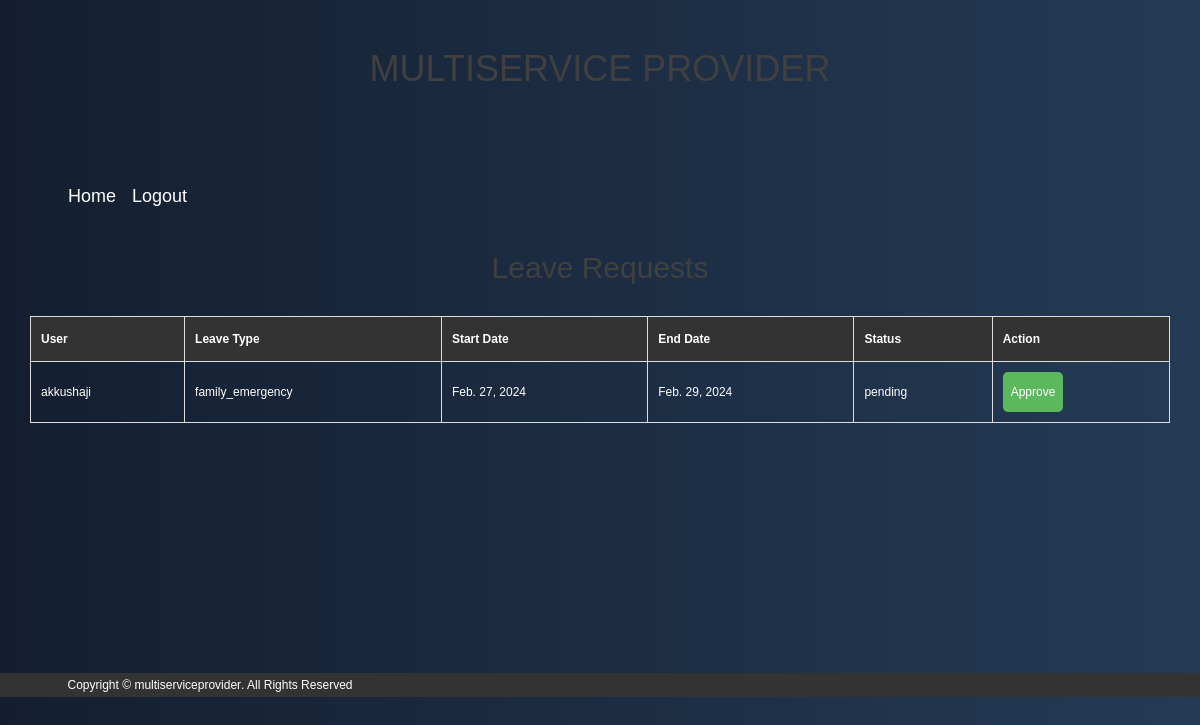
Screenshot of /leave_requests/21/ (signed in) with the database file from the repository.
### app1/models.py (models this page shows)
class WorkerLeaveapplication(models.Model):
    leaveid = models.AutoField(primary_key=True)
    user = models.ForeignKey(MyUser, on_delete=models.CASCADE, related_name='worker_leave')
    LEAVE_TYPES = (
        ('medical', 'Medical'),
        ('family_emergency', 'FamilyEmergency'),
        ('other', 'Other'),
    )
    leavetype = models.CharField(max_length=20, choices=LEAVE_TYPES)
    start_date = models.DateField()
    end_date = models.DateField()
    status = models.CharField(max_length=20, default='pending')

class MyUser(AbstractUser):
    email = models.EmailField(unique=True)
    password = models.CharField(max_length=128, default="")
    role = models.CharField(max_length=15, default='client')
    userid = models.AutoField(primary_key=True)

### app1/views.py (the view)
# urls.py: path('leave_requests/<int:provider_id>/', leave_requests, name='leave_requests'),
@login_required
def leave_requests(request, provider_id):
    try:
        branch_manager = BranchManager.objects.get(user=provider_id)
        branch_manager_assignment = BranchManagerAssignment.objects.get(manager=branch_manager)
        branch = branch_manager_assignment.branch
        workers_in_branch = Worker.objects.filter(branchid=branch)
        leave_requests = WorkerLeaveapplication.objects.filter(user__in=workers_in_branch.values('user'), status='pending')
        context = {
            'leave_requests': leave_requests,
            'provider_id': provider_id,
        }
        return render(request, 'leave_requests.html', context)
    except (BranchManager.DoesNotExist, BranchManagerAssignment.DoesNotExist):
        return render(request, 'managerpage')
    except BranchManagerAssignment.DoesNotExist:
        return redirect('managerpage')
    except Branch.DoesNotExist:
        return redirect('managerpage')

### app1/templates/leave_requests.html (shortened to what this page needs)
{% load static %}
<!DOCTYPE html>
<html lang="en">
<head>
    <link rel="stylesheet" href="{% static 'userassets/css/bootstrap.min.css' %}">
    <link rel="stylesheet" href="{% static 'userassets/css/font-awesome.min.css' %}">
    <link rel="stylesheet" href="{% static 'userassets/css/style.css' %}">
</head>
<body>
<header class="header-area header-sticky">
    <div class="header-container">
        <div class="row">
            <div class="col-lg-12">
                <div class="logo text-center">
                    <h1><a href="providerpage" class="logo-text">MULTISERVICE <span class="provider-text">PROVIDER</span></a></h1>
                </div>
            </div>
            <div class="col-lg-12">
                <nav class="navbar navbar-expand-lg navbar-dark">
                    <div class="collapse navbar-collapse" id="navbarNav">
                        <ul class="navbar-nav ml-auto">
                            <li class="nav-item">
                                <a class="nav-link" href="managerpage">Home</a>
                            </li>
                            <li class="nav-item">
                                <a class="nav-link" href="{% url 'provider_logout' %}">Logout</a>
                            </li>
                        </ul>
                    </div>
                </nav>
            </div>
        </div>
    </div>
</header>
    <div class="container">
        <h2>Leave Requests</h2>
        {% if leave_requests %}
            <table>
                <thead>
                    <tr>
                        <th>User</th>
                        <th>Leave Type</th>
                        <th>Start Date</th>
                        <th>End Date</th>
                        <th>Status</th>
                        <th>Action</th>
                    </tr>
                </thead>
                <tbody>
                    {% for leave_request in leave_requests %}
                        <tr>
                            <td>{{ leave_request.user.username }}</td>
                            <td>{{ leave_request.leavetype }}</td>
                            <td>{{ leave_request.start_date }}</td>
                            <td>{{ leave_request.end_date }}</td>
                            <td>{{ leave_request.status }}</td>
                            <td>
                                {% if leave_request.status == 'pending' %}
                                    <form method="post" action="{% url 'approve_leave' leave_request.leaveid %}">
                                        <button type="submit">Approve</button>
                                    </form>
                                {% else %}
                                    N/A
                                {% endif %}
                            </td>
                        </tr>
                    {% endfor %}
                </tbody>
            </table>
        {% else %}
            <p>No leave requests found.</p>
        {% endif %}
    </div>
    <footer class="footer-widget-area">
        <div class="container">
            <div class="row">
                <div class="col-lg-4 col-md-2">
                    <div class="footer-text-bottom">
                        <p>Copyright &copy; <a href="#">multiserviceprovider</a>. All Rights Reserved</p>
                    </div>
                </div>
            </div>
        </div>
    </footer>
</body>
</html>

### app1/templates/leave_requests.html (style rules this page uses)
body { background: linear-gradient(to right, #141e30, #243b55); color: #fff; font-family: 'Arial', sans-serif; }
.container { margin-top: 250px; }
h1 { text-align: center; margin-bottom: 30px; }
h2 { margin-top: 80px; text-align: center; margin-bottom: 30px; }
table { width: 100%; border-collapse: collapse; margin-bottom: 30px; }
th, td { border: 1px solid #ddd; padding: 10px; text-align: left; }
th { background-color: #333; color: #fff; }
form { display: inline-block; }
button { padding: 8px; background-color: #5cb85c; color: #fff; border: none; border-radius: 5px; cursor: pointer; }
p { text-align: center; }
footer { background-color: #333; padding: 0; text-align: center; }
footer p { margin: 0; color: #fff; }
.navbar-nav { font-size: 18px; }
.navbar-nav .nav-link { color: #fff !important; }

### rows the page displays
WorkerLeaveapplication: user.username "akkushaji", leavetype "family_emergency", start_date "Feb. 27, 2024", end_date "Feb. 29, 2024", status "pending", shows "Approve"
